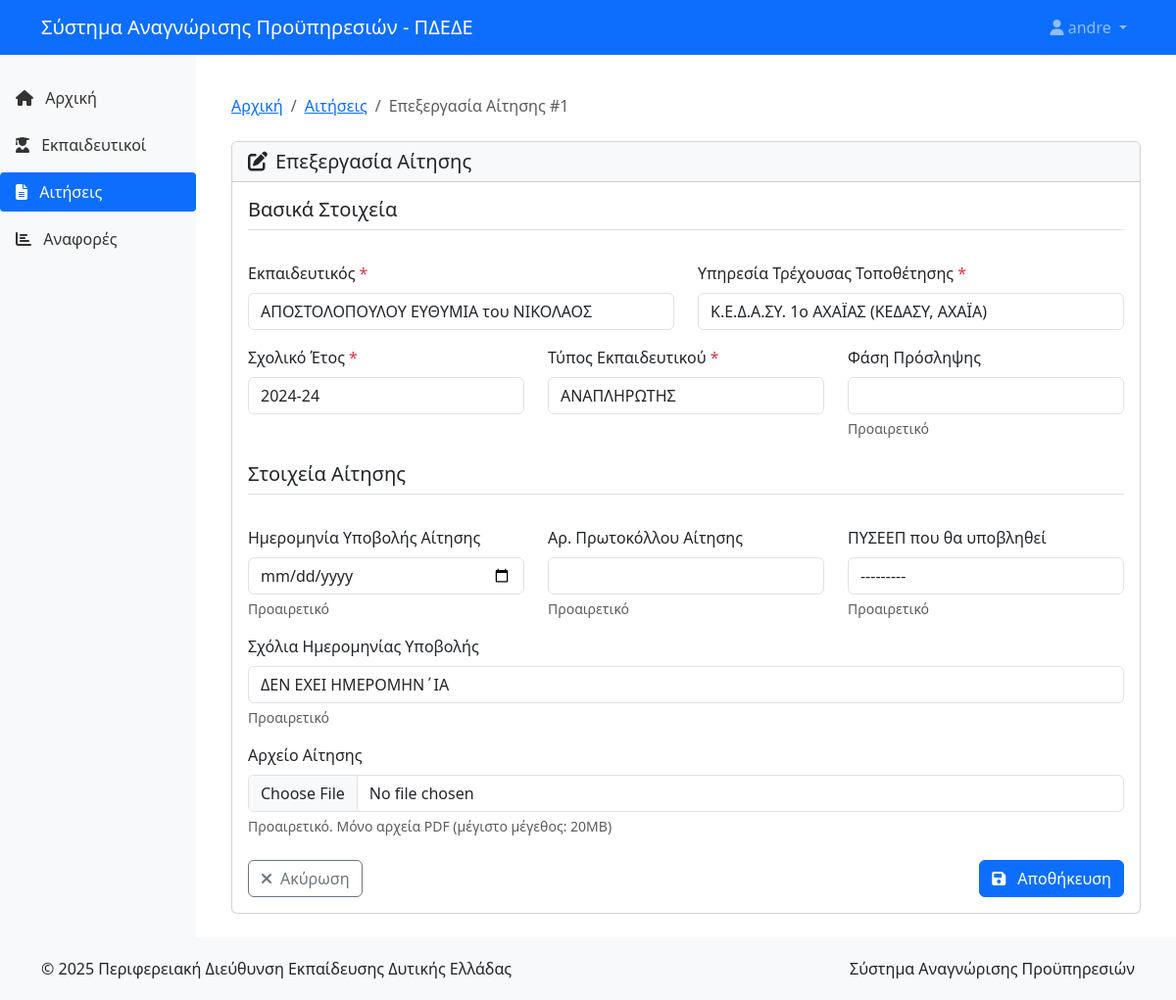
The page /applications/1/edit/ (signed in) on the database its author committed.
### proipiresia/models.py (models this page shows, shortened)
class Application(models.Model):
    STATUS_CHOICES = [
        ('NEW', 'Νέα αίτηση'),
        ('PENDING_DOCS', 'Σε αναμονή δικαιολογητικών'),
        ('READY_FOR_PYSEEP', 'Έτοιμη για ΠΥΣΕΕΠ'),
        ('COMPLETED', 'Ολοκληρωμένη από ΠΥΣΕΕΠ'),
    ]
    teacher = models.ForeignKey(Teacher, on_delete=models.CASCADE, verbose_name="Εκπαιδευτικός")
    current_service = models.ForeignKey(Service, on_delete=models.CASCADE, verbose_name="Υπηρεσία Τρέχουσας Τοποθέτησης")
    school_year = models.ForeignKey(SchoolYear, on_delete=models.CASCADE, verbose_name="Σχολικό Έτος")
    employee_type = models.ForeignKey(EmployeeType, on_delete=models.CASCADE, verbose_name="Τύπος Εκπαιδευτικού")
    recruitment_phase = models.CharField(max_length=100, blank=True, null=True, verbose_name="Φάση Πρόσληψης")
    submission_date = models.DateField(blank=True, null=True, verbose_name="Ημερομηνία Υποβολής Αίτησης")
    submission_comments = models.CharField(max_length=255, blank=True, null=True, verbose_name="Σχόλια Ημερομηνίας Υποβολής")
    protocol_number = models.CharField(max_length=100, blank=True, null=True, verbose_name="Αρ. Πρωτοκόλλου Αίτησης")
    pyseep = models.ForeignKey(PYSEEP, on_delete=models.SET_NULL, blank=True, null=True, verbose_name="ΠΥΣΕΕΠ που θα υποβληθεί")
    status = models.CharField(max_length=20, choices=STATUS_CHOICES, default='NEW', verbose_name="Κατάσταση")
    created_at = models.DateTimeField(auto_now_add=True, verbose_name="Ημερομηνία Δημιουργίας")
    updated_at = models.DateTimeField(auto_now=True, verbose_name="Ημερομηνία Ενημέρωσης")
    created_by = models.ForeignKey('auth.User', on_delete=models.SET_NULL, null=True, related_name='created_applications', verbose_name="Δημιουργήθηκε από")
    updated_by = models.ForeignKey('auth.User', on_delete=models.SET_NULL, null=True, related_name='updated_applications', verbose_name="Ενημερώθηκε από")
    version = models.PositiveIntegerField(default=1, verbose_name="Έκδοση")
    is_active = models.BooleanField(default=True, verbose_name="Ενεργή")
    def application_file_path(instance, filename):
        ext = filename.split('.')[-1]
        filename = f"{uuid.uuid4()}.{ext}"
        return os.path.join('applications', str(instance.teacher.id), filename)
    application_file = models.FileField(
        upload_to=application_file_path,
        blank=True,
        null=True,
        verbose_name="Αρχείο Αίτησης",
        validators=[
            FileExtensionValidator(allowed_extensions=['pdf']),
        ]
    )
    class Meta:
        verbose_name = "Αίτηση"
        verbose_name_plural = "Αιτήσεις"
        ordering = ['-created_at']

### proipiresia/views.py (the view, shortened to what this page needs)
# urls.py: path('applications/<int:pk>/edit/', views.ApplicationUpdateView.as_view(), name='application-update'),
class ApplicationUpdateView(LoginRequiredMixin, UpdateView):
    model = Application
    form_class = ApplicationForm
    template_name = 'proipiresia/application_form.html'

### proipiresia/forms.py (shortened to what this page needs)
class ApplicationForm(forms.ModelForm):
    class Meta:
        model = Application
        fields = (
            'teacher', 'current_service', 'school_year', 'employee_type',
            'recruitment_phase', 'submission_date', 'submission_comments',
            'protocol_number', 'pyseep', 'application_file'
        )
        widgets = {
            'teacher': forms.Select(attrs={'class': 'form-control'}),
            'current_service': forms.Select(attrs={'class': 'form-control'}),
            'school_year': forms.Select(attrs={'class': 'form-control'}),
            'employee_type': forms.Select(attrs={'class': 'form-control'}),
            'recruitment_phase': forms.TextInput(attrs={'class': 'form-control'}),
            'submission_date': forms.DateInput(attrs={'class': 'form-control', 'type': 'date'}),
            'submission_comments': forms.TextInput(attrs={'class': 'form-control'}),
            'protocol_number': forms.TextInput(attrs={'class': 'form-control'}),
            'pyseep': forms.Select(attrs={'class': 'form-control'}),
            'application_file': forms.FileInput(attrs={'class': 'form-control'}),
        }

### proipiresia/models.py (called while the page is built)
    def __str__(self):
        return f"{self.last_name} {self.first_name} του {self.father_name}"

    def __str__(self):
        return f"{self.name} ({self.get_category_display()}, {self.get_prefecture_display()})"

    def __str__(self):
        return self.name

    def __str__(self):
        return self.name

### proipiresia/templates/proipiresia/application_form.html (shortened to what this page needs)
{% extends 'proipiresia/base.html' %}
{% block content %}
<div class="container py-4">
    <nav aria-label="breadcrumb" class="mb-4">
        <ol class="breadcrumb">
            <li class="breadcrumb-item"><a href="{% url 'home' %}">Αρχική</a></li>
            <li class="breadcrumb-item"><a href="{% url 'application-list' %}">Αιτήσεις</a></li>
            <li class="breadcrumb-item active" aria-current="page">
                {% if form.instance.id %}
                Επεξεργασία Αίτησης #{{ form.instance.id }}
                {% else %}
                Νέα Αίτηση
                {% endif %}
            </li>
        </ol>
    </nav>
    <div class="card">
        <div class="card-header bg-light">
            <h5 class="mb-0">
                {% if form.instance.id %}
                <i class="fas fa-edit me-2"></i>Επεξεργασία Αίτησης
                {% else %}
                <i class="fas fa-file-plus me-2"></i>Νέα Αίτηση
                {% endif %}
            </h5>
        </div>
        <div class="card-body">
            <form method="post" enctype="multipart/form-data" novalidate>
                <div class="row mb-4">
                    <div class="col-12">
                        <h5 class="border-bottom pb-2">Βασικά Στοιχεία</h5>
                    </div>
                </div>
                <div class="row mb-3">
                    <div class="col-md-6">
                        <label for="{{ form.teacher.id_for_label }}" class="form-label">{{ form.teacher.label }} <span class="text-danger">*</span></label>
                        {{ form.teacher }}
                    </div>
                    <div class="col-md-6">
                        <label for="{{ form.current_service.id_for_label }}" class="form-label">{{ form.current_service.label }} <span class="text-danger">*</span></label>
                        {{ form.current_service }}
                    </div>
                </div>
                <div class="row mb-3">
                    <div class="col-md-4">
                        <label for="{{ form.school_year.id_for_label }}" class="form-label">{{ form.school_year.label }} <span class="text-danger">*</span></label>
                        {{ form.school_year }}
                    </div>
                    <div class="col-md-4">
                        <label for="{{ form.employee_type.id_for_label }}" class="form-label">{{ form.employee_type.label }} <span class="text-danger">*</span></label>
                        {{ form.employee_type }}
                    </div>
                    <div class="col-md-4">
                        <label for="{{ form.recruitment_phase.id_for_label }}" class="form-label">{{ form.recruitment_phase.label }}</label>
                        {{ form.recruitment_phase }}
                        <div class="form-text">Προαιρετικό</div>
                    </div>
                </div>
                <div class="row mb-4 mt-4">
                    <div class="col-12">
                        <h5 class="border-bottom pb-2">Στοιχεία Αίτησης</h5>
                    </div>
                </div>
                <div class="row mb-3">
                    <div class="col-md-4">
                        <label for="{{ form.submission_date.id_for_label }}" class="form-label">{{ form.submission_date.label }}</label>
                        {{ form.submission_date }}
                        <div class="form-text">Προαιρετικό</div>
                    </div>
                    <div class="col-md-4">
                        <label for="{{ form.protocol_number.id_for_label }}" class="form-label">{{ form.protocol_number.label }}</label>
                        {{ form.protocol_number }}
                        <div class="form-text">Προαιρετικό</div>
                    </div>
                    <div class="col-md-4">
                        <label for="{{ form.pyseep.id_for_label }}" class="form-label">{{ form.pyseep.label }}</label>
                        {{ form.pyseep }}
                        <div class="form-text">Προαιρετικό</div>
                    </div>
                </div>
                <div class="row mb-3">
                    <div class="col-md-12">
                        <label for="{{ form.submission_comments.id_for_label }}" class="form-label">{{ form.submission_comments.label }}</label>
                        {{ form.submission_comments }}
                        <div class="form-text">Προαιρετικό</div>
                    </div>
                </div>
                <div class="row mb-3">
                    <div class="col-md-12">
                        <label for="{{ form.application_file.id_for_label }}" class="form-label">{{ form.application_file.label }}</label>
                        {{ form.application_file }}
                        <div class="form-text">Προαιρετικό. Μόνο αρχεία PDF (μέγιστο μέγεθος: 20MB)</div>
                    </div>
                </div>
                <div class="d-flex justify-content-between mt-4">
                    <a href="{% if form.instance.id %}{% url 'application-detail' form.instance.id %}{% else %}{% url 'application-list' %}{% endif %}" class="btn btn-outline-secondary">
                        <i class="fas fa-times me-2"></i>Ακύρωση
                    </a>
                    <button type="submit" class="btn btn-primary">
                        <i class="fas fa-save me-2"></i>
                        {% if form.instance.id %}
                        Αποθήκευση
                        {% else %}
                        Δημιουργία
                        {% endif %}
                    </button>
                </div>
            </form>
        </div>
    </div>
</div>
{% endblock %}

### proipiresia/templates/proipiresia/base.html (shortened to what this page needs)
<!DOCTYPE html>
<html lang="el">
<head>
    <link href="https://cdn.jsdelivr.net/npm/bootstrap@5.3.0/dist/css/bootstrap.min.css" rel="stylesheet">
    <link rel="stylesheet" href="https://cdnjs.cloudflare.com/ajax/libs/font-awesome/6.4.0/css/all.min.css">
</head>
<body>
    <nav class="navbar navbar-expand-lg navbar-dark bg-primary fixed-top">
        <div class="container">
            <a class="navbar-brand" href="{% url 'home' %}">
                <span>Σύστημα Αναγνώρισης Προϋπηρεσιών - ΠΔΕΔΕ</span>
            </a>
            <div class="collapse navbar-collapse" id="navbarNav">
                <ul class="navbar-nav ms-auto">
                    {% if user.is_authenticated %}
                    <li class="nav-item dropdown">
                        <a class="nav-link dropdown-toggle" href="#" id="navbarDropdown" role="button" data-bs-toggle="dropdown" aria-expanded="false">
                            <i class="fas fa-user"></i> {{ user.get_full_name|default:user.username }}
                        </a>
                    </li>
                    {% else %}
                    <li class="nav-item">
                        <a class="nav-link" href="{% url 'login' %}"><i class="fas fa-sign-in-alt"></i> Σύνδεση</a>
                    </li>
                    {% endif %}
                </ul>
            </div>
        </div>
    </nav>
    <div class="container-fluid">
        <div class="row">
            {% if user.is_authenticated %}
            <div class="col-md-3 col-lg-2 d-md-block sidebar collapse">
                <div class="position-sticky">
                    <ul class="nav flex-column">
                        <li class="nav-item">
                            <a class="nav-link {% if request.path == '/' %}active{% endif %}" href="{% url 'home' %}">
                                <i class="fas fa-home"></i> Αρχική
                            </a>
                        </li>
                        <li class="nav-item">
                            <a class="nav-link {% if '/teachers/' in request.path %}active{% endif %}" href="{% url 'teacher-list' %}">
                                <i class="fas fa-user-graduate"></i> Εκπαιδευτικοί
                            </a>
                        </li>
                        <li class="nav-item">
                            <a class="nav-link {% if '/applications/' in request.path %}active{% endif %}" href="{% url 'application-list' %}">
                                <i class="fas fa-file-alt"></i> Αιτήσεις
                            </a>
                        </li>
                        <li class="nav-item">
                            <a class="nav-link {% if '/reports/' in request.path %}active{% endif %}" href="{% url 'generate-report' %}">
                                <i class="fas fa-chart-bar"></i> Αναφορές
                            </a>
                        </li>
                    </ul>
                </div>
            </div>
            <main class="col-md-9 ms-sm-auto col-lg-10 px-md-4 content">
            {% else %}
            <main class="col-12 content">
            {% endif %}
                <div class="mt-3">
                    {% block content %}{% endblock %}
                </div>
            </main>
        </div>
    </div>
    <footer class="footer">
        <div class="container">
            <div class="row">
                <div class="col-md-6">
                    <p class="mb-0">&copy; {% now "Y" %} Περιφερειακή Διεύθυνση Εκπαίδευσης Δυτικής Ελλάδας</p>
                </div>
                <div class="col-md-6 text-md-end">
                    <p class="mb-0">Σύστημα Αναγνώρισης Προϋπηρεσιών</p>
                </div>
            </div>
        </div>
    </footer>
</body>
</html>

### proipiresia/templates/proipiresia/base.html (style rules this page uses)
body { padding-top: 56px; min-height: 100vh; display: flex; flex-direction: column; }
.content { flex: 1; }
.footer { margin-top: auto; padding: 20px 0; background-color: #f8f9fa; }
.sidebar { min-height: calc(100vh - 56px); background-color: #f8f9fa; padding: 20px 0; }
.sidebar .nav-link { color: #333; padding: 8px 16px; margin: 4px 0; border-radius: 4px; }
.sidebar .nav-link.active { background-color: #0d6efd; color: white; }
.sidebar .nav-link i { margin-right: 8px; }

### rows shown on the page
Application: instance.id "1", teacher "ΑΠΟΣΤΟΛΟΠΟΥΛΟΥ ΕΥΘΥΜΙΑ του ΝΙΚΟΛΑΟΣ", current_service "Κ.Ε.Δ.Α.ΣΥ. 1ο ΑΧΑΪΑΣ (ΚΕΔΑΣΥ, ΑΧΑΪΑ)", school_year "2024-24", employee_type "ΑΝΑΠΛΗΡΩΤΗΣ", pyseep "---------", submission_comments "ΔΕΝ ΕΧΕΙ ΗΜΕΡΟΜΗΝ΄ΙΑ"

### other values the page prints
{{ user.get_full_name|default:user.username }} "andre"
